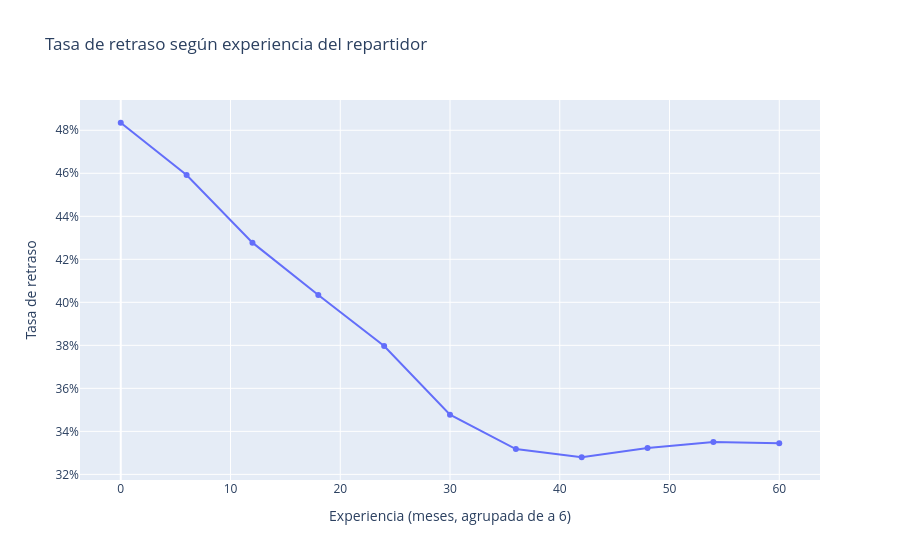

The notebook cell saved with this chart:
### Markdown cell above
### Visualización 4 — Líneas: tasa de retraso según experiencia del repartidor

### Code cell
tmp = df.copy()
tmp["exp_bin"] = (tmp["experiencia_repartidor_meses"] // 6) * 6
por_exp = tmp.groupby("exp_bin", as_index=False)["retrasado"].mean()
fig = px.line(por_exp, x="exp_bin", y="retrasado", markers=True,
              title="Tasa de retraso según experiencia del repartidor",
              labels={"exp_bin": "Experiencia (meses, agrupada de a 6)",
                      "retrasado": "Tasa de retraso"})
fig.update_layout(yaxis_tickformat=".0%")
fig.show()

### Figure 1 — Plotly figure (JSON) as saved in the notebook; plotly's stock layout.template omitted (floating-point values rounded to 4 significant figures)
{"data": [{"hovertemplate": "Experiencia (meses, agrupada de a 6)=%{x}<br>Tasa de retraso=%{y}<extra></extra>", "legendgroup": "", "line": {"color": "#636efa", "dash": "solid"}, "marker": {"symbol": "circle"}, "mode": "lines+markers", "name": "", "orientation": "v", "showlegend": false, "type": "scatter", "x": [0, 6, 12, 18, 24, 30, 36, 42, 48, 54, 60], "xaxis": "x", "y": [0.4835, 0.4592, 0.4277, 0.4034, 0.3797, 0.3477, 0.3318, 0.328, 0.3322, 0.335, 0.3345], "yaxis": "y"}], "layout": {"legend": {"tracegroupgap": 0}, "title": {"text": "Tasa de retraso según experiencia del repartidor"}, "xaxis": {"anchor": "y", "domain": [0, 1], "title": {"text": "Experiencia (meses, agrupada de a 6)"}}, "yaxis": {"anchor": "x", "domain": [0, 1], "tickformat": ".0%", "title": {"text": "Tasa de retraso"}}}}
